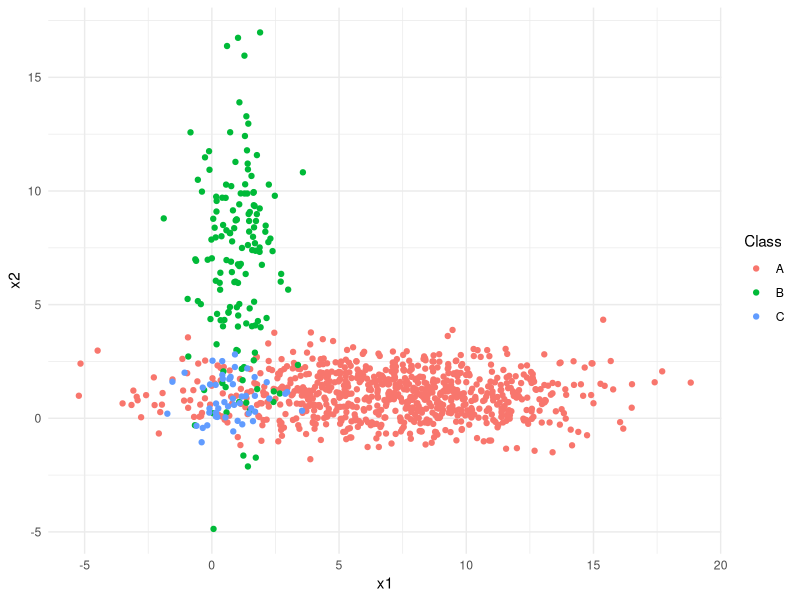

Recreate this plot in R.
## ---- chunk 1

# sample vectors
pred <- c(1, 0, 1, 1, 0, 1, 1, 0)
truth <- c(1, 0, 0, 1, 1, 1, 0, 0)

pred <- as.logical(pred)
truth <- as.logical(truth)

Sensitivity <- function(pred, truth) {
  true_positives <- sum(pred & truth)
  all_positives <- sum(truth) # true positives + false negatives
  sensitivity <- true_positives/all_positives
  return(sensitivity)
}

## ---- chunk 2

Specificity <- function(pred, truth) {
  true_negatives <- sum(!pred & !truth) # !pred=predicted -ve, !truth=actually -ve
  all_negatives <- sum(!truth) # true negatives + false positives
  specificity <- true_negatives/all_negatives
  return(specificity)
}

## ---- chunk 3

Precision <- function(pred, truth) {
  true_positives <- sum(pred & truth)
  false_positives <- sum(pred & !truth) # Count the false positives
  precision <- true_positives/(true_positives + false_positives)
  return(precision) 
}

## ---- chunk 4

Recall <- Sensitivity

## ---- chunk 5

F1 <- function(pred, truth) {
  precision <- Precision(pred, truth)
  recall <- Recall(pred, truth) 
  f1_score <- 2 * (precision * recall)/(precision + recall)
  return(f1_score)
}

## ---- chunk 6

sensitivity <- Sensitivity(pred, truth)
specificity <- Specificity(pred, truth)
precision <- Precision(pred, truth)
recall <- Recall(pred, truth)
f1 <- F1(pred, truth)

cat("Sensitivity and Recall", sensitivity, "\n")
cat("Specificity:", specificity, "\n")
cat("Precision:", precision, "\n")
cat("F1 Score:", f1, "\n")

## ---- chunk 7

# visualizing the data in a plot
library(ggplot2)

class_A <- data.frame(x1 = rnorm(800, mean = 7.0, sd = 4.0),
                      x2 = rnorm(800, mean = 1.0, sd = 1.0),
                      Class = "A")

class_B <- data.frame(x1 = rnorm(150, mean = 1.0, sd = 1.0),
                      x2 = rnorm(150, mean = 7.0, sd = 4.0),
                      Class = "B")

class_C <- data.frame(x1 = rnorm(50, mean = 1.0, sd = 1.0),
                      x2 = rnorm(50, mean = 1.0, sd = 1.0),
                      Class = "C")

samples <- rbind(class_A, class_B, class_C)

ggplot(samples, aes(x1, x2, color = Class)) +
  geom_point() +
  labs(x = "x1",y = "x2") +
  theme_minimal()

## ---- chunk 8

samples_total <- 800 + 150 + 50

cat("Probability of class A:", 800/samples_total, "\n")
cat("Probability of class B:", 150/samples_total, "\n")
cat("Probability of class C:", 50/samples_total)

## ---- chunk 9

# used joint probability to iterate over the x, m, s vectors since they're composed of x1 and x2

GaussProb <- function(x, m, s) {
  joint_prob <- 1
  for (i in 1:length(x)) {
    joint_prob <- joint_prob * ((1/(sqrt(2 * pi) * s[i])) * exp(-((x[i] - m[i]) ^ 2)/(2 * s[i] ^ 2)))
  }
  return(joint_prob)
}


x <- c(x1 = 9, x2 = 2) # random sample
m <- c(x1 = 7, x2 = 1) # class A example
s <- c(x1 = 4, x2 = 1)
  
print(GaussProb(x, m, s))

## ---- chunk 10

GaussProbA <- function(x) {
  m <- c(x1 = 7.0, x2 = 1.0)
  s <- c(x1 = 4.0, x2 = 1.0)
  return(GaussProb(x, m, s))
}

GaussProbB <- function(x) {
  m <- c(x1 = 1.0, x2 = 7.0)
  s <- c(x1 = 1.0, x2 = 4.0)
  return(GaussProb(x, m, s))
}

GaussProbC <- function(x) {
  m <- c(x1 = 1.0, x2 = 1.0)
  s <- c(x1 = 1.0, x2 = 1.0)
  return(GaussProb(x, m, s))
}

print(GaussProbA(x))
print(GaussProbB(x))
print(GaussProbC(x))

## ---- chunk 11

softmax <- function(x) {
  exp_x <- exp(x)
  return(exp_x / sum(exp_x))
}

classProb <- function(x) {
  probA <- GaussProbA(x)
  probB <- GaussProbB(x)
  probC <- GaussProbC(x)
  
  class_probs <- c(A = probA, B = probB, C = probC)
  normalized_probs <- softmax(class_probs)
  
  return(normalized_probs)
}

class_probs <- classProb(x)
print(class_probs)

## ---- chunk 12

vector1 <- c(x1 = 7, x2 = 1)
vector2 <- c(x1 = 1, x2 = 7)
vector3 <- c(x1 = 1, x2 = 1)

# calc all probabilities
vector1_probs <- classProb(vector1)
vector2_probs <- classProb(vector2)
vector3_probs <- classProb(vector3)

cat("Probabilites for (7, 1):", vector1_probs, "\n")
cat("Probabilites for (1, 7):", vector2_probs, "\n")
cat("Probabilites for (1, 1):", vector3_probs, "\n")

# checking for most likely
Class_Mostlikely <- function(class_probs) {
  class_labels <- c("A", "B", "C")
  return(class_labels[which.max(class_probs)])
}

cat("Most likely class for (7, 1):", Class_Mostlikely(vector1_probs), "\n")
cat("Most likely class for (1, 7):", Class_Mostlikely(vector2_probs), "\n")
cat("Most likely class for (1, 1):", Class_Mostlikely(vector3_probs))

